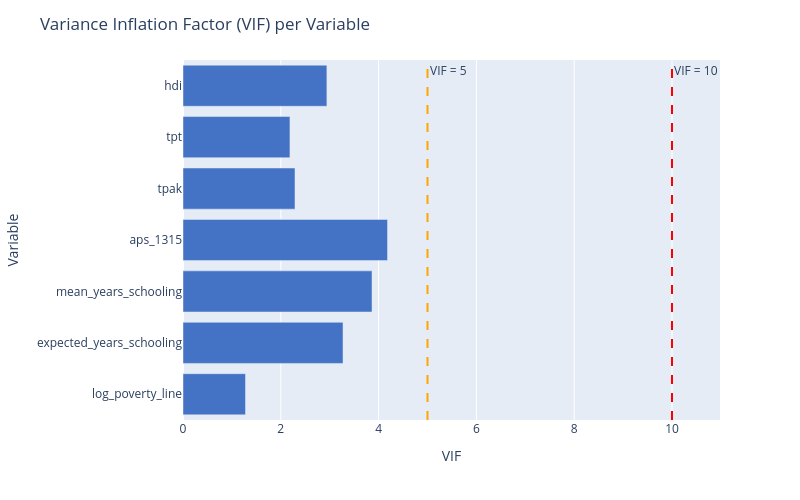

Notebook code for this chart:
### Markdown cell above
## Multicollinearity Check

### Code cell
colors_vif = ['#C00000' if v > 10 else '#FF7F00' if v > 5 else '#4472C4' for v in vif_data['VIF']]
fig_vif = px.bar(vif_data, x='VIF', y='Variable', orientation='h', color='Variable', color_discrete_sequence=colors_vif)
fig_vif.add_vline(x=5, line_dash="dash", line_color="orange", annotation_text="VIF = 5")
fig_vif.add_vline(x=10, line_dash="dash", line_color="red", annotation_text="VIF = 10")
fig_vif.update_layout(title="Variance Inflation Factor (VIF) per Variable", height=500, width=800, showlegend=False)
fig_vif.write_json(OUTPUT_DIR / 'plot_panel_vif.json')
fig_vif.show()

high_vif = vif_data[vif_data['VIF'] > 10]['Variable'].tolist()
if high_vif:
    print(f'\nVariable dengan VIF > 10: {high_vif}')
    print('Pertimbangkan untuk mengeluarkan atau menggabungkan variable tersebut.')
else:
    print('\nAll variables are below the critical VIF threshold.')

### Figure 1 — Plotly figure (JSON) as saved in the notebook; plotly's stock layout.template omitted (floating-point values rounded to 4 significant figures)
{"data": [{"hovertemplate": "Variable=%{y}<br>VIF=%{x}<extra></extra>", "legendgroup": "hdi", "marker": {"color": "#4472C4", "pattern": {"shape": ""}}, "name": "hdi", "orientation": "h", "showlegend": true, "textposition": "auto", "type": "bar", "x": [2.943], "xaxis": "x", "y": ["hdi"], "yaxis": "y"}, {"hovertemplate": "Variable=%{y}<br>VIF=%{x}<extra></extra>", "legendgroup": "tpt", "marker": {"color": "#4472C4", "pattern": {"shape": ""}}, "name": "tpt", "orientation": "h", "showlegend": true, "textposition": "auto", "type": "bar", "x": [2.187], "xaxis": "x", "y": ["tpt"], "yaxis": "y"}, {"hovertemplate": "Variable=%{y}<br>VIF=%{x}<extra></extra>", "legendgroup": "tpak", "marker": {"color": "#4472C4", "pattern": {"shape": ""}}, "name": "tpak", "orientation": "h", "showlegend": true, "textposition": "auto", "type": "bar", "x": [2.291], "xaxis": "x", "y": ["tpak"], "yaxis": "y"}, {"hovertemplate": "Variable=%{y}<br>VIF=%{x}<extra></extra>", "legendgroup": "aps_1315", "marker": {"color": "#4472C4", "pattern": {"shape": ""}}, "name": "aps_1315", "orientation": "h", "showlegend": true, "textposition": "auto", "type": "bar", "x": [4.182], "xaxis": "x", "y": ["aps_1315"], "yaxis": "y"}, {"hovertemplate": "Variable=%{y}<br>VIF=%{x}<extra></extra>", "legendgroup": "mean_years_schooling", "marker": {"color": "#4472C4", "pattern": {"shape": ""}}, "name": "mean_years_schooling", "orientation": "h", "showlegend": true, "textposition": "auto", "type": "bar", "x": [3.866], "xaxis": "x", "y": ["mean_years_schooling"], "yaxis": "y"}, {"hovertemplate": "Variable=%{y}<br>VIF=%{x}<extra></extra>", "legendgroup": "expected_years_schooling", "marker": {"color": "#4472C4", "pattern": {"shape": ""}}, "name": "expected_years_schooling", "orientation": "h", "showlegend": true, "textposition": "auto", "type": "bar", "x": [3.272], "xaxis": "x", "y": ["expected_years_schooling"], "yaxis": "y"}, {"hovertemplate": "Variable=%{y}<br>VIF=%{x}<extra></extra>", "legendgroup": "log_poverty_line", "marker": {"color": "#4472C4", "pattern": {"shape": ""}}, "name": "log_poverty_line", "orientation": "h", "showlegend": true, "textposition": "auto", "type": "bar", "x": [1.278], "xaxis": "x", "y": ["log_poverty_line"], "yaxis": "y"}], "layout": {"annotations": [{"showarrow": false, "text": "VIF = 5", "x": 5, "xanchor": "left", "xref": "x", "y": 1, "yanchor": "top", "yref": "y domain"}, {"showarrow": false, "text": "VIF = 10", "x": 10, "xanchor": "left", "xref": "x", "y": 1, "yanchor": "top", "yref": "y domain"}], "barmode": "relative", "height": 500, "legend": {"title": {"text": "Variable"}, "tracegroupgap": 0}, "margin": {"t": 60}, "shapes": [{"line": {"color": "orange", "dash": "dash"}, "type": "line", "x0": 5, "x1": 5, "xref": "x", "y0": 0, "y1": 1, "yref": "y domain"}, {"line": {"color": "red", "dash": "dash"}, "type": "line", "x0": 10, "x1": 10, "xref": "x", "y0": 0, "y1": 1, "yref": "y domain"}], "showlegend": false, "title": {"text": "Variance Inflation Factor (VIF) per Variable"}, "width": 800, "xaxis": {"anchor": "y", "domain": [0, 1], "title": {"text": "VIF"}}, "yaxis": {"anchor": "x", "categoryarray": ["log_poverty_line", "expected_years_schooling", "mean_years_schooling", "aps_1315", "tpak", "tpt", "hdi"], "categoryorder": "array", "domain": [0, 1], "title": {"text": "Variable"}}}}
